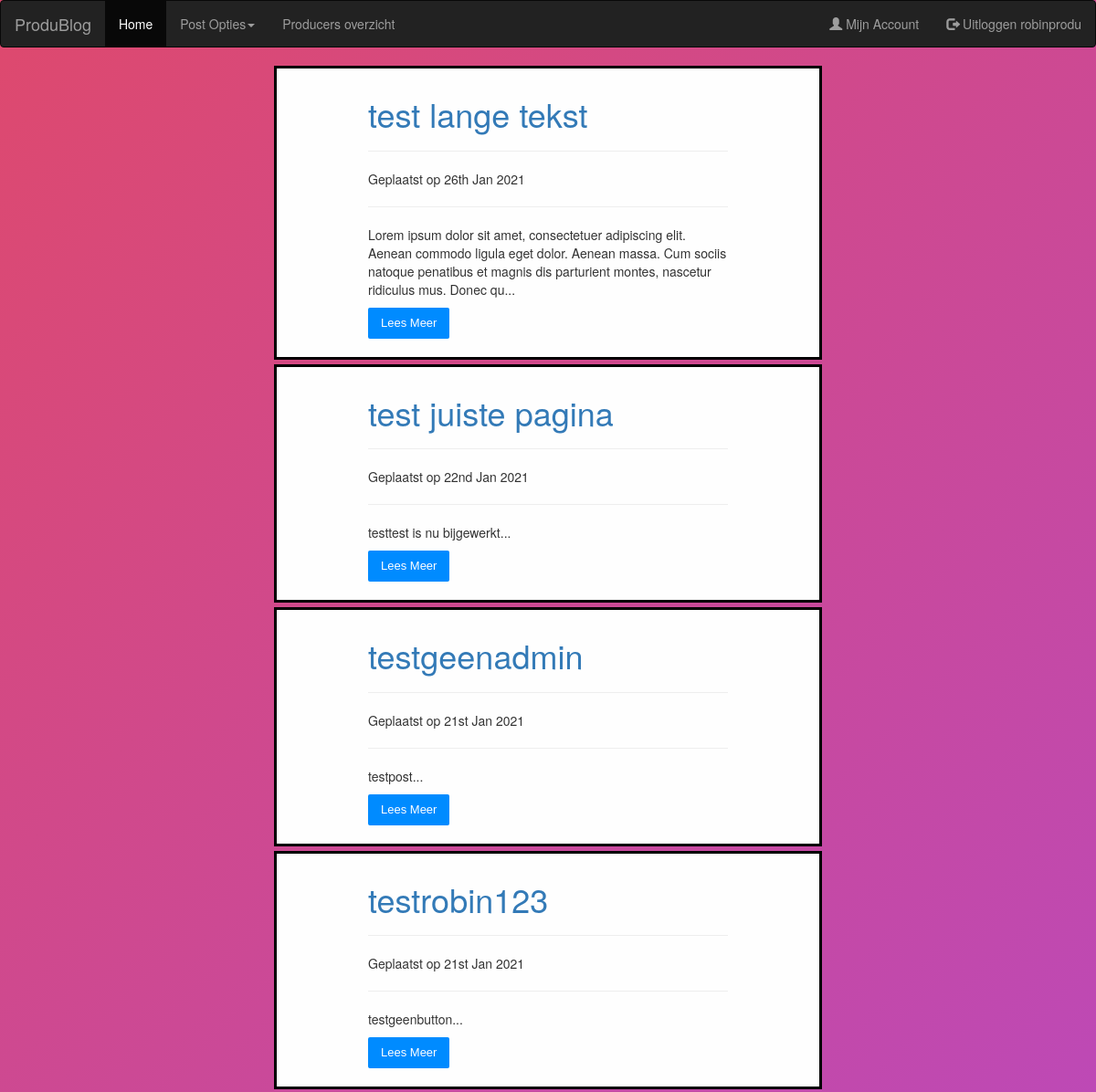
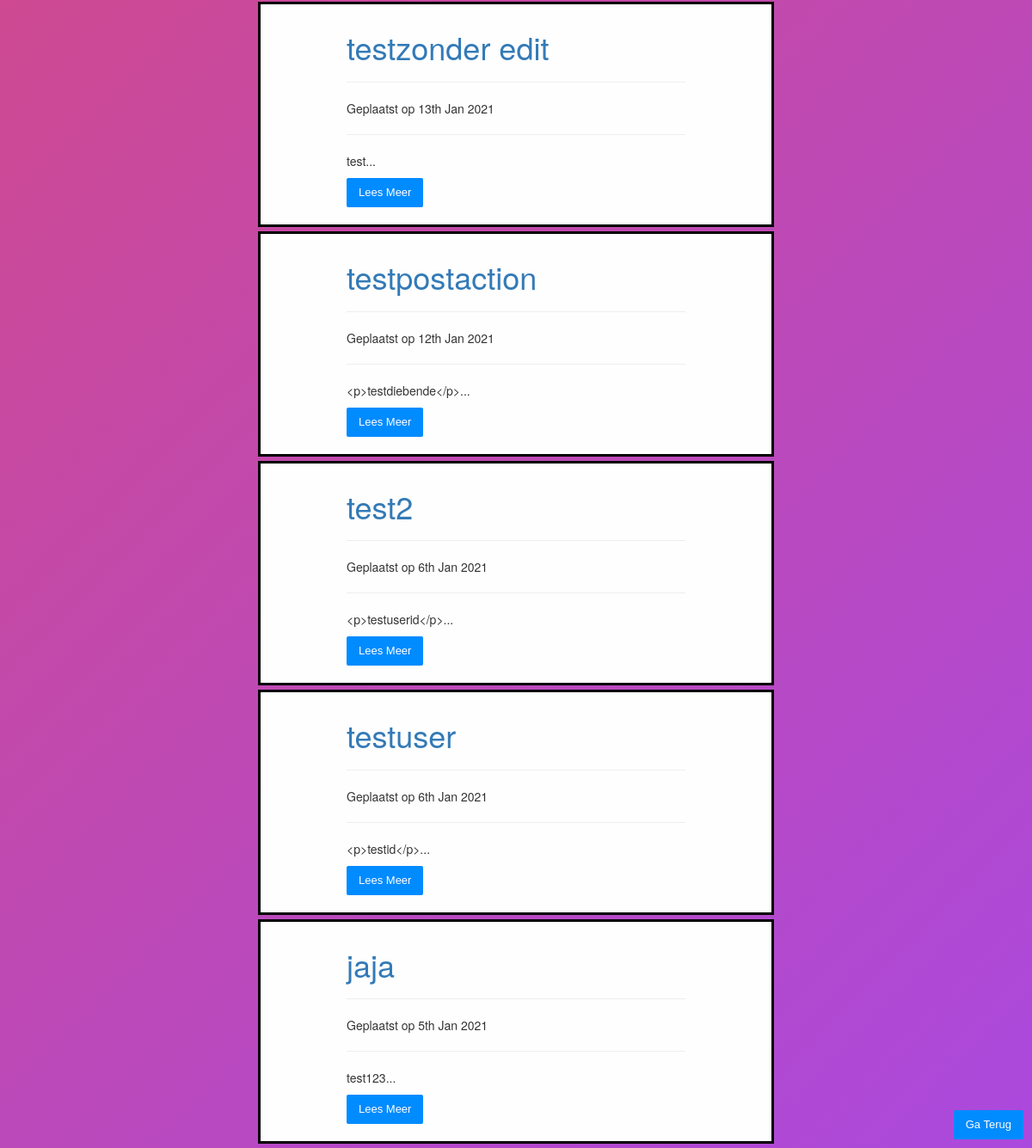
The page /Produblog/post_view.php?id=11 (signed in) on the database its author committed (2 pictures, top to bottom).
### tables this page shows
CREATE TABLE `users` (
  `idUsers` int(11) NOT NULL,
  `username` varchar(255) DEFAULT NULL,
  `password` varchar(255) DEFAULT NULL,
  `usertype` varchar(32) DEFAULT NULL,
  `email` varchar(255) DEFAULT NULL,
  `date` date DEFAULT NULL
);

CREATE TABLE `post` (
  `idPost` int(11) NOT NULL,
  `idUsers` int(11) NOT NULL,
  `postname` varchar(64) DEFAULT NULL,
  `postcontent` longtext NOT NULL,
  `file_ops` varchar(255) DEFAULT NULL,
  `datum` date DEFAULT NULL,
  `admin_post` tinyint(1) DEFAULT NULL
);

### Produblog/assets/includes/include.php (called while the page is built, shortened)
<?php
  require_once('header.php');
  require_once('functions/functions.php');
  ?>

### Produblog/assets/includes/functions/functions.php (called while the page is built, shortened)
<?php
function getUserPost($id){
$row = null;
$input_parameters = array();
$con = getDBConnection();
$sql = "SELECT * FROM post WHERE idUsers ='$id' ORDER BY idPost DESC";
array_push($input_parameters , $row);
$stmt = $con->prepare($sql);
$stmt->execute($input_parameters);
return $row != null ? $stmt->fetch() : $stmt->fetchAll();
}
function html($text){
    return htmlspecialchars($text, ENT_QUOTES | ENT_SUBSTITUTE, 'UTF-8');
}
?>

### Produblog/post_view.php (the view)
<?php
require_once('assets/includes/include.php');
$id = $_GET["id"];
if(isset($_SESSION['usertype'])){
	$posts = getUserPost($id);
	echo"
			<p><button class='gaterugbtn'><a href='produceroverzicht.php'>Ga Terug</a></button></p>
	";
		foreach($posts as $post){
		  echo"
		  <div class='container2'>
			<div class='content2'>
					<div>
					<h1><a href='show.php?id=".html($post->idPost)."'>".html($post->postname). "</a></h1>
					<hr>
					<p>Geplaatst op ".html(date('jS M Y', strtotime($post->datum)))."</p>
					<hr>
					<p>".$shortdisplay = substr(html($post->postcontent), 0, 200)."...</p>
					<form action='show.php?id=".html($post->idPost)."' method='post'>
					<p><button class='readbtn' type='submit' name='page' value='postview' >Lees Meer</button></p>
					</form>
					</div>
			</div>
		  </div>
		  ";
		}
}
?>
<?php include_once('assets/includes/footer.php'); ?>

### Produblog/assets/includes/header.php (shortened to what this page needs)
<!DOCTYPE html>
<html lang="en">
<head>
  <link rel="stylesheet" href="assets/css/style.css">
  <link rel="stylesheet" href="https://maxcdn.bootstrapcdn.com/bootstrap/3.4.1/css/bootstrap.min.css">
</head>
<nav class="navbar navbar-inverse">
<?php
	$con = getDBConnection();
		if(isset($_SESSION['idUsers'])){
			$query = "SELECT idUsers, username, email, usertype FROM users WHERE idUsers = :idUsers";
			$user =  $con->prepare($query);
			$user->bindValue(':idUsers', $_SESSION['idUsers']);
			$user->execute();
			$result = $user->fetch(PDO::FETCH_ASSOC);
			echo"
			  <div class='container-fluid'>
				<div class='navbar-header'>
				  <a class='navbar-brand' href='home.php'>ProduBlog</a>
				</div>
				<ul class='nav navbar-nav'>
				  <li class='active'><a href='home.php'>Home</a></li>
			";
			if(isset($_SESSION['usertype']) && ( ($_SESSION['usertype'] == 'producer')  or ($_SESSION['usertype'] == 'admin') ) ){
				echo"  <li class='dropdown'><a class='dropdown-toggle' data-toggle='dropdown' href='#''>Post Opties<span class='caret'></span></a>
					<ul class='dropdown-menu'>
				  <li><a href='mijnposts.php?id=".$_SESSION['idUsers']."'>Mijn Posts</a></li>
				  <li><a href='producer_posts_create.php'>Creëer Post</a></li>
				  </ul>
				  </li>
				";
			  }
			  echo"
				  <li><a href='produceroverzicht.php'>Producers overzicht</a></li>
			";
			echo"
				</ul>
					<ul class='nav navbar-nav navbar-right'>
						<li><a href='mijnaccount.php'><span class='glyphicon glyphicon-user'></span> Mijn Account</a></li>
						<li><a href='logout.php'><span class='glyphicon glyphicon-log-out'></span> Uitloggen ".$result['username']."</a></li>
					</ul>
			</div>
			";
		}
?>
</nav>
<body>

### Produblog/assets/css/style.css (style rules this page uses)
* { margin: 0px; padding: 0px; }
body { background-image: url("../assets/images/produbg.jpg"); font-size: 120%; background: rgb(222,73,109); background: -moz-linear-gradient(-45deg, rgba(222,73,109,1) 0%, rgba(171,73,222,1) 100%); background: -webkit-gradient(linear, left top, right bottom, color-stop(0%,rgba(222,73,109,1)), color-stop(100%,rgba(171,73,222,1))); background: -webkit-linear-gradient(-45deg, rgba(222,73,109,1) 0%,rgba(171,73,222,1) 100%); background: -o-linear-gradient(-45deg, rgba(222,73,109,1) 0%,rgba(171,73,222,1) 100%); background: -ms-linear-gradient(-45deg, rgba(222,73,109,1) 0%,rgba(171,73,222,1) 100%); background: linear-gradient(135deg, rgba(222,73,109,1) 0%,rgba(171,73,222,1) 100%); font-family: "Roboto", sans-serif; -webkit-font-smoothing: antialiased; -moz-osx-font-smoothing: grayscale; }
.container2 { display: block; width: 50%; background-color: #FEFEFE; margin: 5px auto; overflow: hidden; border: 3px solid black; }
.content2 { padding: 10px 100px; width: 100%; float: left; border-left-color: #FFF; border-right-color: #FFF; }
.readbtn { transition: all linear 0.2s; background: #008BFF; border: none; font-size: 13px; line-height: 22px; border-radius: 0; padding: 6px 14px; font-family: 'Montserrat', sans-serif; border-radius: 2px; color: white; }
.gaterugbtn { transition: all linear 0.2s; background: #008BFF; border: none; font-size: 13px; line-height: 22px; border-radius: 0; padding: 6px 14px; font-family: 'Montserrat', sans-serif; border-radius: 2px; position:fixed; right: 10px; bottom: 10px; color: white; }
.gaterugbtn a { text-decoration: none; color: #FEFEFE; }

### rows shown on the page
users: username "robinprodu"
post: postname "test lange tekst", datum "26th Jan 2021", postcontent "Lorem ipsum dolor sit amet, consectetuer adipiscing elit. Aenean commodo ligula eget dolor. Aenean massa. Cum sociis natoque penatibus et magnis dis parturient montes, nascetur ridiculus mus. Donec qu"
post: postname "test juiste pagina", datum "22nd Jan 2021", postcontent "testtest is nu bijgewerkt"
post: postname "testgeenadmin", datum "21st Jan 2021", postcontent "testpost"
post: postname "testrobin123", datum "21st Jan 2021", postcontent "testgeenbutton"
post: postname "testzonder edit", datum "13th Jan 2021", postcontent "test"
post: postname "testpostaction", datum "12th Jan 2021", postcontent "<p>testdiebende</p>"
post: postname "test2", datum "6th Jan 2021", postcontent "<p>testuserid</p>"
post: postname "testuser", datum "6th Jan 2021", postcontent "<p>testid</p>"
post: postname "jaja", datum "5th Jan 2021", postcontent "test123"
